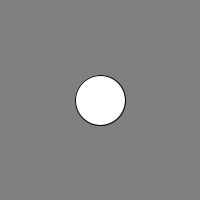
Frame 1 (no input)
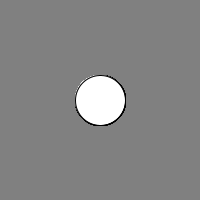
Frame 60 (the mouse pressed at the canvas centre just before this capture)
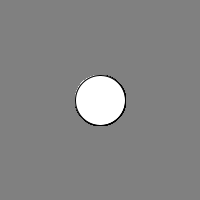
Frame 120 (the mouse held since frame 60 and released just before this capture)

The Processing sketch that drew these frames (run headless with seeded random() and noise(); from frame 60 on, the mouse is pressed at the canvas centre):

// Processing sketch: E2_My_First_Circle
// ── E2_My_First_Circle.pde
// My First Circle
//

void setup() {                // Called once when the program is started.
  size(200, 200);             // Canvas size is 200 x 200 pixels.
  background(128);            // Background color is grey (128).
}

void draw() {                  // Called for every frame
  stroke(0);                  // Stroke color is black (0)
  fill(255);                  // Fill color is white (255)
  ellipse(100,100,50,50);   // Draw a circle center (100,100), size (50x50)
}
